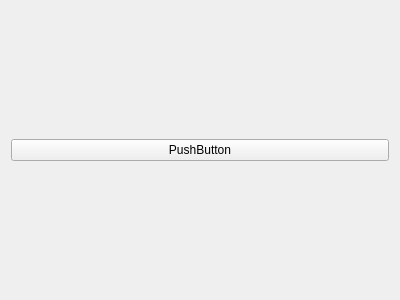
<?xml version="1.0" encoding="UTF-8"?>
<ui version="4.0">
 <class>Widget</class>
 <widget class="QWidget" name="Widget">
  <property name="geometry">
   <rect>
    <x>0</x>
    <y>0</y>
    <width>400</width>
    <height>300</height>
   </rect>
  </property>
  <property name="windowTitle">
   <string>Form</string>
  </property>
  <layout class="QGridLayout" name="gridLayout">
   <item row="0" column="0">
    <widget class="QPushButton" name="pushButton">
     <property name="text">
      <string>PushButton</string>
     </property>
    </widget>
   </item>
  </layout>
 </widget>
 <resources/>
 <connections/>
</ui>
